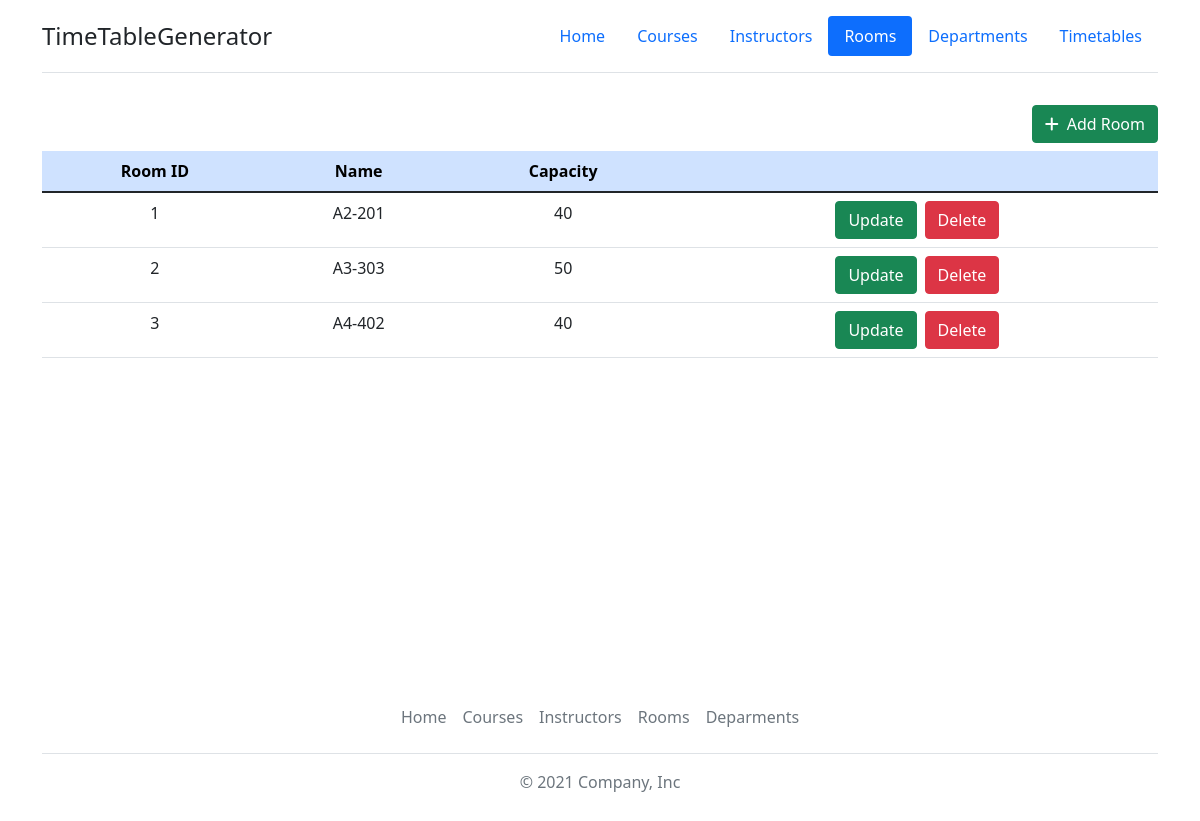
/timetable/list-rooms/, run on an earlier commit of the app's database.
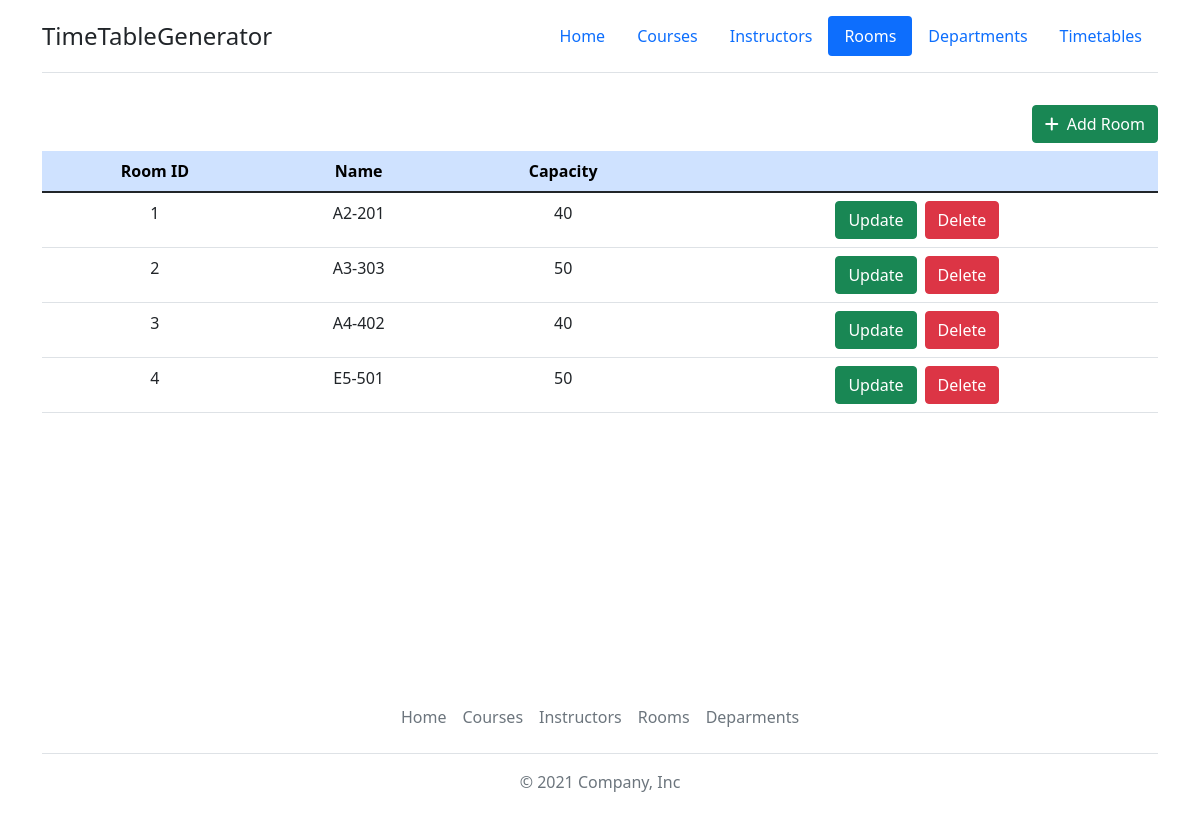
And on a later commit of the database.
### Timetable/models.py (models this page shows, shortened)
class Room(models.Model):
    room_id = models.AutoField(primary_key=True)
    name = models.CharField(max_length=50)
    capacity = models.IntegerField(default=0)

### Timetable/views.py (the view)
# urls.py: path('list-rooms/', views.listRooms, name='rooms'),
def listRooms(request):
    rooms = Room.objects.all()
    context = {'rooms': rooms}
    return render(request, 'rooms.html', context)

### Timetable/templates/rooms.html (shortened to what this page needs)
{% extends 'base.html' %}
{% load static %}
{% block navbar %}
<header class="d-flex flex-wrap justify-content-center py-3 mb-4 border-bottom">
    <a href="{% url 'home' %}" class="d-flex align-items-center mb-3 mb-md-0 me-md-auto text-dark text-decoration-none">
        <span class="fs-4">TimeTableGenerator</span>
    </a>
    <ul class="nav nav-pills">
        <li class="nav-item"><a href="{% url 'home' %}" class="nav-link">Home</a></li>
        <li class="nav-item"><a href="{% url 'courses' %}" class="nav-link">Courses</a></li>
        <li class="nav-item"><a href="{% url 'instructors' %}" class="nav-link">Instructors</a></li>
        <li class="nav-item"><a href="{% url 'rooms' %}" class="nav-link active" aria-current="page">Rooms</a></li>
        <li class="nav-item"><a href="{% url 'departments' %}" class="nav-link">Departments</a></li>
        <li calss="nav-item"><a href="{% url 'timetables' %}" class="nav-link">Timetables</a></li>
    </ul>
</header>
{% endblock %}
{% block content %}
<div class="container" style="min-height: 70vh;">
    <div class="table-responsive-lg">
        <a href="{% url 'addRoom' %}" class="btn btn-success float-end my-2"><i class="fas fa-plus me-2"></i>Add Room</a>
        <table class="table table-hover">
            <thead>
                <tr class="table-primary">
                    <th class="text-center" scope="col">Room ID</th>
                    <th class="text-center" scope="col">Name</th>
                    <th class="text-center" scope="col">Capacity</th>
                    <th scope="col"> </th>
                </tr>
            </thead>
            <tbody>
                {% for room in rooms %}
                    <tr>
                        <td class="text-center">{{ room.room_id }}</td>
                        <td class="text-center">{{ room.name }}</td>
                        <td class="text-center">{{ room.capacity }}</td>
                        <td>
                            <div class="d-flex justify-content-center">
                                <a class="btn btn-success me-2" href="{% url 'updateRoom' room.room_id %}">Update</a>
                                <form action="{% url 'deleteRoom' room.room_id %}" method="POST">
                                    <button class="btn btn-danger" type="submit">Delete</button>
                                </form>
                            </div>
                        </td>
                    </tr>
                {% endfor %}
            </tbody>
        </table>
    </div>
</div>
{% endblock %}

What changed in the data, as far as the page shows it:
added Room: room_id "4", name "E5-501", capacity "50"
